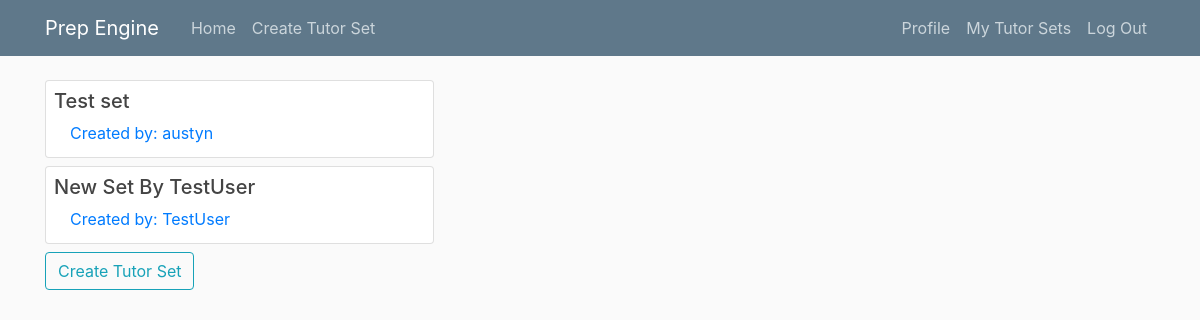
The app's page / (signed in), older data.
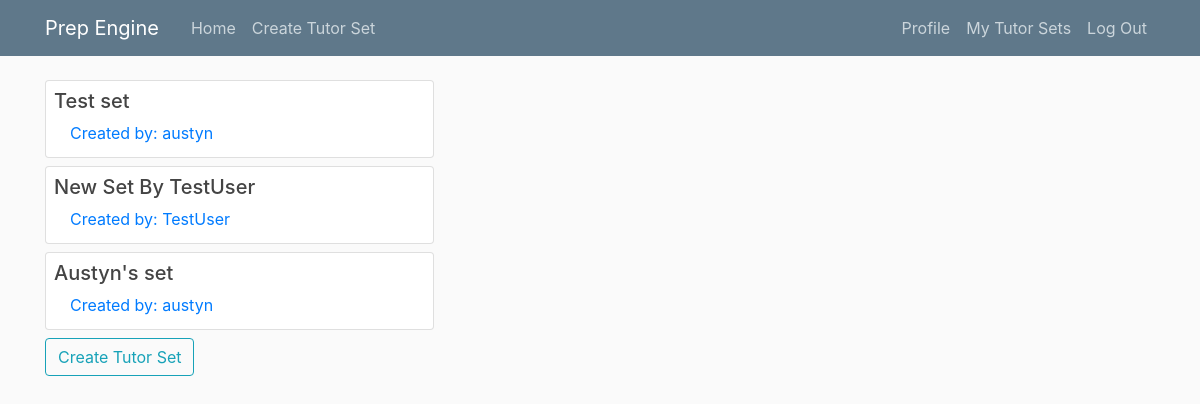
The same page, newer data.
### tutor_sets/models.py (models this page shows, shortened)
class TutorSet(models.Model):
    title = models.CharField(max_length=100)
    score = models.PositiveIntegerField(default=0)
    totalQuestions = models.PositiveIntegerField(default=0)
    author = models.ForeignKey(User, on_delete=models.CASCADE)

### home/views.py (the view)
# urls.py: path('', TutorSetListView.as_view(), name='engine-home'),
class TutorSetListView(ListView):
    model = TutorSet
    template_name = 'home/home.html'
    context_object_name = 'tutorSets'
    paginate_by = 5

### home/templates/home/home.html (shortened to what this page needs)
{% extends "home/base.html" %}
{% block content %}
    {% if user.is_authenticated %}
        {% for tutorSet in tutorSets %}
        <a style="text-decoration: none" href="{% url 'tutorSet-detail' tutorSet.pk %}">
            <div class="card mt-2 mb-2" style="width: 35%">
                <h5 class="card-title m-2">{{ tutorSet.title }}</h5>
                <p class="card-title ml-4">Created by: <a style="display: inline-block" href="{% url 'creator-profile' creator_pk=tutorSet.author.id %}">{{ tutorSet.author.username }}</a></p>
            </div>
        </a>
        {% endfor %}
        <div>
            <a class="btn btn-outline-info" href="{% url 'tutorSet-create' %}">Create Tutor Set</a>
        </div>
    {% endif %}
{% endblock %}

Row changes from the older to the newer data that the page shows:
added TutorSet: title "Austyn's set", author.username "austyn"
